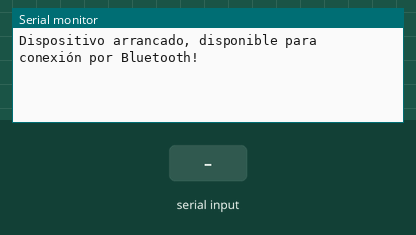
This sketch was run on a simulated ESP32. Shown: the last lines printed to the serial monitor. Inputs (shaded band) come from the test bench. Nothing arrives over Bluetooth unless stated.

Above: at 1.2 s.
1.3 s: "1" received over the second serial link
At 2.5 s:
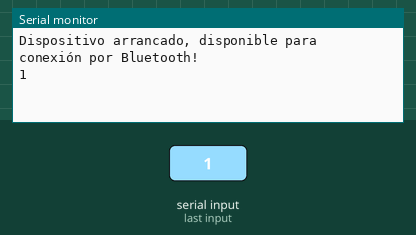
2.8 s: "0" received over the second serial link
At 4.0 s:
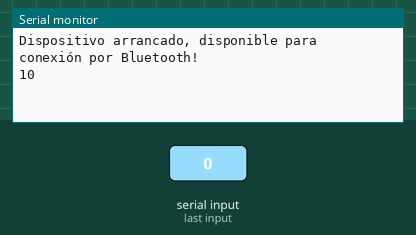

Measured:
- after the input at 1.3 s, the serial monitor: prints a new line at once (image 1)
- after the input at 2.8 s, the serial monitor: prints a new line at once (image 2)

The sketch:

Bluetooth.ino
```cpp
/**
 * Bluetooth.ino - Ejemplo de uso del Bluetooth de la Centralita
 *
 * Creado el 18/10/2023 por Kevin Rosa - kevin.ingenieria@digitalcodesign.com
 *
 * Envía por monitor serial lo que recibe por Bluetooth y viceversa de manera continuada.
 */

#include <BluetoothSerial.h>

// Objeto Bluetooth Serial
BluetoothSerial SerialBT;

// Inicialización del sketch
void setup() {

    // Inicialización del monitor serial y Bluetooth
    Serial.begin(9600);
    SerialBT.begin("ESP32");

    Serial.println("Dispositivo arrancado, disponible para conexión por Bluetooth!");

}

// Bucle principal del sketch
void loop() {

    // Leer entrada del monitor serial y enviar por Bluetooth
    if (Serial.available()) {

        SerialBT.write(Serial.read());

    }

    // Leer entrada del Bluetooth y enviar por monitor serial
    if(SerialBT.available()) {

        Serial.write(SerialBT.read());

    }

    delay(100);

}
```
